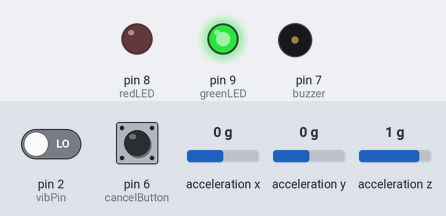
Bench run of a sketch on a simulated Arduino Uno, built with avr-gcc and run on an emulated ATmega328P. On the bench: output pins drawn as LEDs (lit = HIGH), buzzer (waves = sounding, pin HIGH). Wiring (inferred from the names in the program): MPU-6050 motion sensor at I2C address 0x68. The test bench sets the inputs (shaded band); at power-on: acceleration x 0 g, pin 2 (vibPin) LOW, pin 6 (cancelButton) HIGH, acceleration y 0 g, acceleration z 1 g. What the sketch prints to the serial monitor is not drawn.

Above: at 1.8 s.
1.9 s: acceleration x set to -0.9 g
3.4 s: acceleration x set to -1.2 g
At 5.1 s:
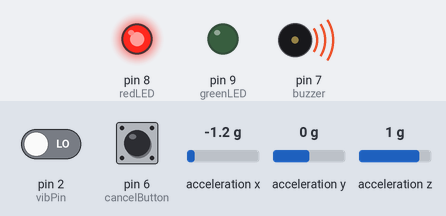
9.6 s: acceleration x set to -0.8 g
At 11.5 s:
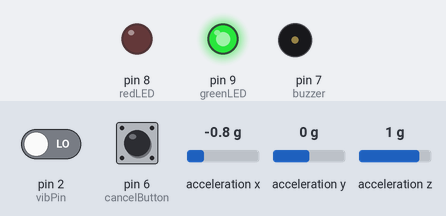
12.6 s: acceleration x set to -1.4 g
At 14.4 s:
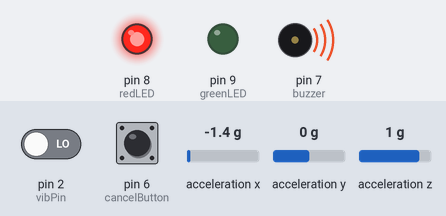
Timing chart, 0 to 15.6 s (numbered marks = the images above; inputs shaded):
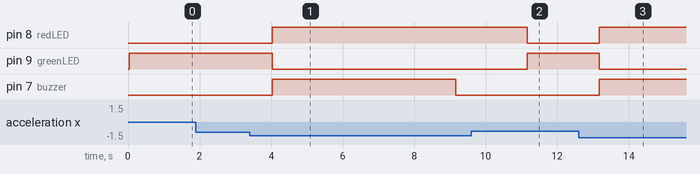

The sketch:

accident_detection.ino
```cpp
#include <Wire.h>
#include <math.h>
#include <SoftwareSerial.h>

SoftwareSerial BT(10, 11); // RX, TX for Bluetooth

const int MPU_ADDR = 0x68;
const int vibPin = 2;
const int buzzer = 7;
const int redLED = 8;
const int greenLED = 9;
const int cancelButton = 6; // SOS Cancel Button

int16_t AcX, AcY, AcZ;
float pitch, roll;
int alarmState = 0;

void setup() {
  Serial.begin(9600);
  BT.begin(9600);

  Wire.begin();

  pinMode(vibPin, INPUT);
  pinMode(buzzer, OUTPUT);
  pinMode(redLED, OUTPUT);
  pinMode(greenLED, OUTPUT);
  pinMode(cancelButton, INPUT_PULLUP);

  // Wake up MPU6050
  Wire.beginTransmission(MPU_ADDR);
  Wire.write(0x6B);
  Wire.write(0);
  Wire.endTransmission(true);

  Serial.println("Tilt-based Accident Detector Initialized...");
  BT.println("Accident Detector Ready");
}

void loop() {

  // Read vibration sensor
  int vib = digitalRead(vibPin);

  // Read MPU6050 acceleration data
  Wire.beginTransmission(MPU_ADDR);
  Wire.write(0x3B);
  Wire.endTransmission(false);

  Wire.requestFrom(MPU_ADDR, 6, true);

  AcX = Wire.read() << 8 | Wire.read();
  AcY = Wire.read() << 8 | Wire.read();
  AcZ = Wire.read() << 8 | Wire.read();

  // Calculate pitch and roll
  pitch = atan2(
    AcY,
    sqrt(pow(AcX, 2) + pow(AcZ, 2))
  ) * 180.0 / PI;

  roll = atan2(-AcX, AcZ) * 180.0 / PI;

  // Accident detection conditions
  bool tiltTrigger =
    (abs(pitch) > 45 || abs(roll) > 45);

  bool vibTrigger =
    (vib == HIGH);

  if (
    tiltTrigger ||
    (vibTrigger && (abs(pitch) > 30 || abs(roll) > 30))
  ) {

    alarmState = 1;

    // Activate accident indicators
    digitalWrite(redLED, HIGH);
    digitalWrite(buzzer, HIGH);
    digitalWrite(greenLED, LOW);

    // Send accident alert
    BT.println("⚠️ Accident Detected!");
    Serial.println("⚠️ Accident Detected!");

    bool cancelPressed = false;

    unsigned long startTime = millis();

    BT.println(
      "Press SOS Cancel Button to abort alert (5s window)"
    );

    Serial.println(
      "Press SOS Cancel Button to abort alert (5s window)"
    );

    // 5-second cancellation window
    while (millis() - startTime < 5000) {

      if (digitalRead(cancelButton) == LOW) {
        cancelPressed = true;
        break;
      }

      delay(100);
    }

    // If user cancels the alert
    if (cancelPressed) {

      BT.println("🚫 SOS Alert Cancelled by User.");
      Serial.println("🚫 SOS Alert Cancelled by User.");

      alarmState = 0;

    } else {

      // Send SOS alert
      BT.println("🚨 Sending SOS Alert via Bluetooth!");
      Serial.println("🚨 Sending SOS Alert via Bluetooth!");
    }

    // Turn off buzzer
    digitalWrite(buzzer, LOW);

    // Update LEDs
    digitalWrite(redLED, alarmState);
    digitalWrite(greenLED, !alarmState);

    delay(1000);

  } else {

    // Normal condition
    alarmState = 0;

    digitalWrite(redLED, LOW);
    digitalWrite(buzzer, LOW);
    digitalWrite(greenLED, HIGH);
  }

  // Display sensor information
  Serial.print("Pitch: ");
  Serial.print(pitch, 1);

  Serial.print(" | Roll: ");
  Serial.print(roll, 1);

  Serial.print(" | Vib: ");
  Serial.print(vib);

  Serial.print(" | Alarm: ");
  Serial.println(alarmState);

  delay(1000);
}
```

Measured:
- the behaviour switches between -1 and -1.1 g on acceleration x (found by bisection; images 0 and 1)
- after the input at 1.9 s, every drawn part: stays the same
- after the input at 3.4 s, pin 8 (redLED): LOW → HIGH after 0.64 s; pin 9 (greenLED): HIGH → LOW after 0.64 s; pin 7 (buzzer): LOW → HIGH after 0.64 s, → LOW 5.1 s later
- after the input at 9.6 s, pin 8 (redLED): HIGH → LOW after 1.6 s; pin 9 (greenLED): LOW → HIGH after 1.6 s; pin 7 (buzzer): stays LOW (without the input it goes to HIGH after 1.6 s)
- after the input at 12.6 s, pin 8 (redLED), pin 7 (buzzer): LOW → HIGH after 0.57 s; pin 9 (greenLED): HIGH → LOW after 0.57 s
